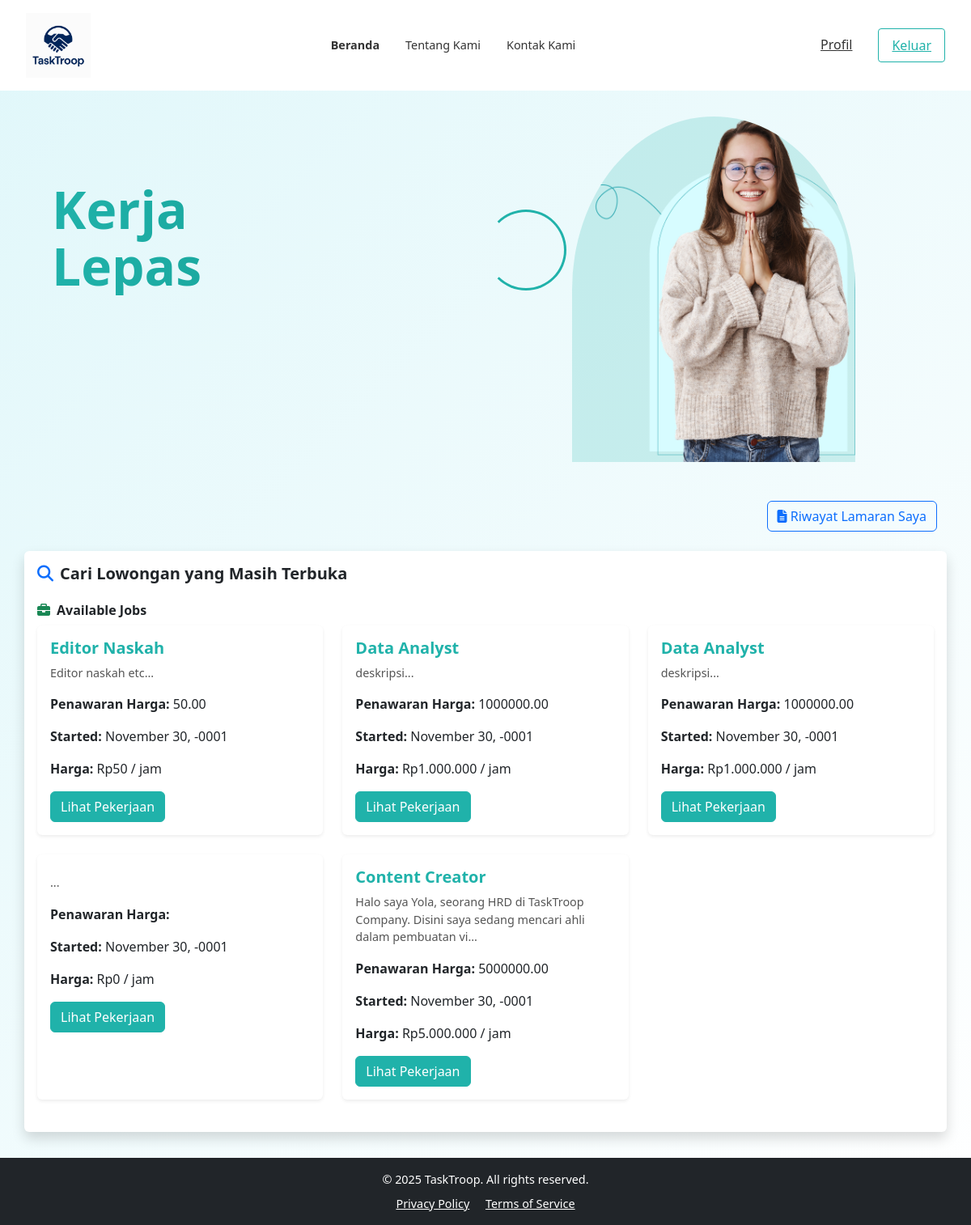
/index_seller.php, run on the app's committed database.
### tables this page shows
CREATE TABLE `lowongan` (
  `id_lowongan` bigint(20) UNSIGNED NOT NULL,
  `user_id` bigint(20) UNSIGNED NOT NULL,
  `jenis_lowongan` varchar(100) DEFAULT NULL,
  `nama_lowongan` varchar(255) DEFAULT NULL,
  `deskripsi` text DEFAULT NULL,
  `tanggal_unggah` datetime DEFAULT NULL,
  `tanggal_tutup` datetime DEFAULT NULL,
  `status_lowongan` varchar(50) DEFAULT NULL,
  `limit_pelamar` int(11) DEFAULT NULL,
  `jumlah_pelamar` int(11) DEFAULT 0,
  `harga_jasa` decimal(12,2) DEFAULT NULL,
  `created_at` timestamp NOT NULL DEFAULT current_timestamp(),
  `updated_at` timestamp NOT NULL DEFAULT current_timestamp() ON UPDATE current_timestamp()
);

### index_seller.php (the view, shortened to what this page needs)
<?php
include_once 'connection_db.php';
$sql_lowongan = "SELECT * FROM lowongan LIMIT 10";
$result_lowongan = $conn->query($sql_lowongan);
$lowongan_list = ($result_lowongan && $result_lowongan->num_rows > 0)
    ? $result_lowongan->fetch_all(MYSQLI_ASSOC)
    : [];
?>
<!DOCTYPE html>
<html lang="en">
<head>
  <link href="https://cdnjs.cloudflare.com/ajax/libs/font-awesome/6.5.0/css/all.min.css" rel="stylesheet">
  <link href="https://cdn.jsdelivr.net/npm/bootstrap@5.3.2/dist/css/bootstrap.min.css" rel="stylesheet">
</head>
<body>
<nav class="navbar">
  <div class="nav-logo">
    <img src="asset/img/logo1.png" alt="Logo">
  </div>
  <div class="nav-links">
    <a href="index_seller.php" class="active">Beranda</a>
    <a href="about2.php">Tentang Kami</a>
    <a href="contact.php">Kontak Kami</a>
  </div>
  <div class="nav-buttons">
    <a href="profil_seller.php" class="profil">Profil</a>
    <a href="logout.php" class="keluar">Keluar</a>
  </div>
</nav>
<div class="hero">
  <div class="hero-content">
    <h1 class="hero-title">Kerja<br>Lepas</h1>
    <div class="swirl"></div>
  </div>
  <div class="hero-image">
    <img src="asset/img/smilling.png" alt="Orang Tersenyum">
  </div>
</div>
<div class="container mt-3">
  <div class="d-flex justify-content-end">
    <a href="riwayat_apply_lamaran.php" class="btn btn-outline-primary">
      <i class="fas fa-file-alt"></i> Riwayat Lamaran Saya
    </a>
  </div>
</div>
<section class="container my-4 p-3 bg-white shadow rounded">
  <h5 class="fw-semibold mb-3"><i class="fas fa-search me-2 text-primary"></i>Cari Lowongan yang Masih Terbuka</h5>
  <div class="mt-4">
    <h6 class="fw-semibold"><i class="fas fa-briefcase me-2 text-success"></i>Available Jobs</h6>
    <?php if (!empty($lowongan_list)): ?>
      <div class="row">
        <?php foreach ($lowongan_list as $lowongan): ?>
          <div class="col-md-6 col-lg-4 mb-4">
            <div class="card shadow-sm h-100">
              <div class="card-body">
                <h5 class="card-title"><?= htmlspecialchars($lowongan['nama_lowongan']) ?></h5>
                <p class="card-text"><?= substr($lowongan['deskripsi'], 0, 100) . '...'; ?></p>
                <div class="project-details">
                  <p><strong>Penawaran Harga:</strong> <?= htmlspecialchars($lowongan['harga_jasa']) ?></p>
                  <p><strong>Started:</strong> <?= date('F j, Y', strtotime($lowongan['created_at'])) ?></p>
                  <p><strong>Harga:</strong> Rp<?= number_format($lowongan['harga_jasa'], 0, ',', '.') ?> / jam</p>
                </div>
                <a href="jobs_detail.php?id_lowongan=<?= $lowongan['id_lowongan'] ?>" class="btn btn-primary">Lihat Pekerjaan</a>
              </div>
            </div>
          </div>
        <?php endforeach; ?>
      </div>
    <?php else: ?>
      <p class="text-center">Belum ada lowongan masuk baru.</p>
    <?php endif; ?>
  </div>
</section>
<footer class="bg-dark text-white">
  <div class="container text-center">
    <p class="mb-0">&copy; 2025 TaskTroop. All rights reserved.</p>
    <div class="mt-2">
      <a href="#" class="text-white me-3">Privacy Policy</a>
      <a href="#" class="text-white">Terms of Service</a>
    </div>
  </div>
</footer>
</body>
</html>

### index_seller.php (style rules this page uses)
body { background: linear-gradient(135deg, #e0f7fa, #ffffff); font-family: 'Segoe UI', Tahoma, Geneva, Verdana, sans-serif; }
.navbar { display: flex; justify-content: space-between; align-items: center; padding: 1rem 2rem; background-color: white; }
.nav-logo img { width: 80px; height: 80px; margin-right: 10px; }
.nav-links { display: flex; gap: 2rem; }
.nav-links a { text-decoration: none; color: #333; font-size: 0.9rem; }
.nav-links a.active { font-weight: bold; }
.nav-buttons { display: flex; gap: 1rem; }
.profil, .keluar { padding: 0.5rem 1rem; border-radius: 4px; cursor: pointer; }
.profil { border: none; background: transparent; color: #333; }
.keluar { border: 1px solid #20b2aa; background: transparent; color: #20b2aa; }
.hero { display: flex; justify-content: space-between; padding: 2rem 4rem; position: relative; }
.hero-content { width: 50%; padding-top: 5rem; }
.hero-title { font-size: 4rem; font-weight: bold; line-height: 1.1; margin-bottom: 2rem; background: linear-gradient(to right, #20b2aa, #11998e); -webkit-background-clip: text; -webkit-text-fill-color: transparent; }
.hero-image { width: 40%; }
.hero-image img { width: 100%; max-width: 350px; height: auto; border-radius: 50% 50% 0 0; background-color: rgba(32, 178, 171, 0.2); }
.swirl { position: absolute; top: 30%; left: 50%; width: 100px; height: 100px; border: 3px solid #20b2aa; border-radius: 50%; border-left-color: transparent; animation: rotateSwirl 5s linear infinite; }
.card { border: none; transition: transform 0.3s ease, box-shadow 0.3s ease; }
.card-title { color: #20b2aa; font-weight: 600; }
.card-text { font-size: 0.9rem; color: #555; max-height: 80px; overflow: hidden; }
.btn-primary { background-color: #20b2aa; border-color: #20b2aa; font-weight: 500; }
footer { padding: 1rem 0; margin-top: 2rem; font-size: 0.9rem; background: #2c3e50; color: #ecf0f1; }

### data on the page
lowongan: nama_lowongan "Editor Naskah", deskripsi "Editor naskah etc", harga_jasa "50.00", created_at "November 30, -0001", harga_jasa "50"
lowongan: nama_lowongan "Data Analyst", deskripsi "deskripsi", harga_jasa "1000000.00", created_at "November 30, -0001", harga_jasa "1.000.000"
lowongan: nama_lowongan "Data Analyst", deskripsi "deskripsi", harga_jasa "1000000.00", created_at "November 30, -0001", harga_jasa "1.000.000"
lowongan: created_at "November 30, -0001", harga_jasa "0"
lowongan: nama_lowongan "Content Creator", deskripsi "Halo saya Yola, seorang HRD di TaskTroop Company. Disini saya sedang mencari ahli dalam pembuatan vi", harga_jasa "5000000.00", created_at "November 30, -0001", harga_jasa "5.000.000"
